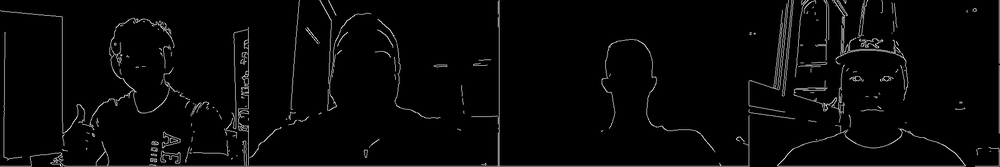
#> input picture Labs/Lab4/Lab4B/canny_high/imagem_grupo.png, 1000 x 167 px, shrunk from 1918 x 320 before the run, found by its file name
$ jupyter execute --allow-errors 'Lab4(A).ipynb'
#> lines starting #> are read from the running program, lines starting #| are printed output that depends on the picture
# Relatório – Filtragem Passa-Baixa em Imagens Digitais

**Autores:**
- Igor Ladeia de Freitas (RA11201922180)
- Gustavo Fernandes do Nascimento (RA11202021700)
- Ryan Lucas da Silva (RA11202522362)
- Eduardo Yukio Makita (RA11202020221)

**Data de realização:** 13/03/2026
**Data de publicação:** 17/03/2026

---

---

## 1. Introdução

A filtragem de imagens é uma técnica fundamental no processamento digital de imagens, sendo amplamente utilizada para redução de ruídos e suavização de detalhes indesejados.

Os filtros passa-baixa têm como principal objetivo suavizar a imagem, reduzindo variações bruscas de intensidade entre pixels vizinhos. Entre os principais métodos estudados neste trabalho estão:

- Filtro de média (blur)
- Filtro Gaussiano
- Filtro de mediana
- Filtro bilateral

Cada um desses filtros possui características próprias, sendo mais ou menos eficaz dependendo do tipo de ruído presente na imagem.

Neste relatório, serão realizados experimentos aplicando esses filtros em imagens com e sem ruído, além da avaliação quantitativa da qualidade das imagens filtradas.

## 2. Procedimentos Experimentais

### 2.1 Aplicação dos filtros passa-baixa

Nesta etapa, foi utilizada uma imagem base do grupo para aplicação de diferentes filtros passa-baixa.

Foram aplicados os seguintes filtros:
- Média (blur)
- Gaussiano (GaussianBlur)
- Mediana (medianBlur)
- Bilateral (bilateralFilter)

Além disso, foram testados diferentes tamanhos de kernel: 3x3, 5x5, 11x11 e 29x29.

O objetivo é analisar como o tamanho do kernel influencia no nível de suavização da imagem. Kernels maiores tendem a gerar maior borramento, porém podem remover mais ruído.

As imagens resultantes são salvas em formato `.jpg` para posterior análise.

[cell 1]
import cv2
import numpy as np
import os

img = cv2.imread('imagem_grupo.png')
#> img is the input picture: shape (167, 1000, 3); min 0, max 227, mean 6.9

kernels = [3, 5, 11, 29]
filtros = ['Blur', 'Gaussian', 'Median', 'Bilateral']

for k in kernels:

    res_blur = cv2.blur(img, (k, k))
    cv2.imwrite(f'resultado_blur_k{k}.jpg', res_blur)

    res_gauss = cv2.GaussianBlur(img, (k, k), 0)
    cv2.imwrite(f'resultado_gauss_k{k}.jpg', res_gauss)

    res_median = cv2.medianBlur(img, k)
    cv2.imwrite(f'resultado_median_k{k}.jpg', res_median)

    res_bilat = cv2.bilateralFilter(img, k, 75, 75)
    cv2.imwrite(f'resultado_bilat_k{k}.jpg', res_bilat)
#> this loop made 4 passes
#> pass 1, `res_blur = cv2.blur(img, (k, k))`:
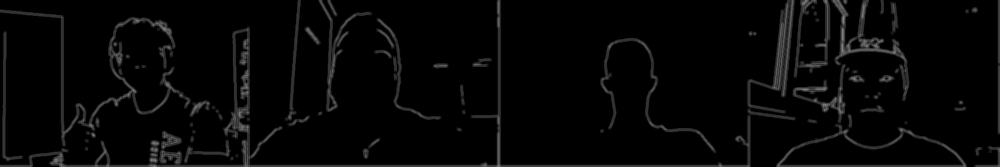
#> res_blur: shape (167, 1000, 3); min 0, max 146, mean 6.7
#> pass 1, `res_median = cv2.medianBlur(img, k)`:
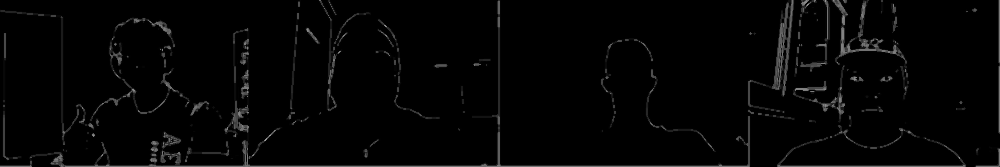
#> res_median: shape (167, 1000, 3); min 0, max 153, mean 4.9

### 2.2 Inserção de ruído nas imagens

Nesta etapa, foram geradas imagens com ruído artificial para simular cenários reais de degradação.

Foram utilizados dois tipos de ruído:

- **Ruído Gaussiano:** caracterizado por variações aleatórias seguindo uma distribuição normal.
- **Ruído Sal e Pimenta:** caracterizado por pixels aleatórios que assumem valores extremos (preto ou branco).

Esses ruídos foram adicionados com intensidade elevada, criando imagens de teste desafiadoras para os filtros.

O objetivo é avaliar a capacidade dos filtros em recuperar a qualidade da imagem original.

[cell 2]
def add_gaussian_noise(image):
    row, col, ch = image.shape
#> row = 167; col = 1000; ch = 3
    mean = 0
    var = 500
    sigma = var**0.5
    gauss = np.random.normal(mean, sigma, (row, col, ch))
    noisy = image + gauss
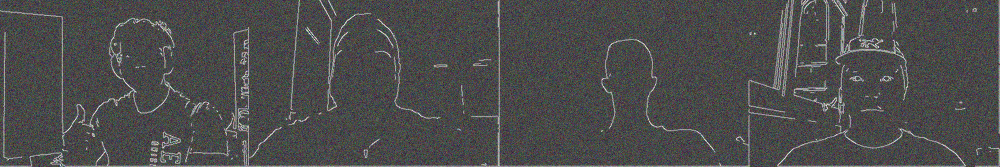
#> noisy: shape (167, 1000, 3) float64; mean B, G, R 7, 7, 6.9; drawn with min black and max white
    return np.clip(noisy, 0, 255).astype(np.uint8)
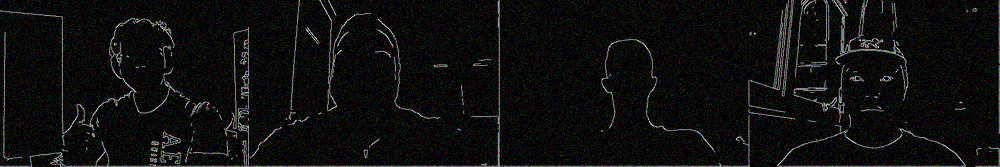
#> returned value: shape (167, 1000, 3); mean of channels 0, 1, 2 14.8, 14.9, 14.8; drawn as B, G, R

def add_salt_pepper_noise(image, amount=0.1): # 10% da imagem com ruído
#> called with amount = 0.1
    out = np.copy(image)
    num_salt = np.ceil(amount * image.size * 0.5)
#> num_salt = 25050
    coords = [np.random.randint(0, i - 1, int(num_salt)) for i in image.shape]
    out[tuple(coords)] = 255
    num_pepper = np.ceil(amount * image.size * 0.5)
#> num_pepper = 25050
    coords = [np.random.randint(0, i - 1, int(num_pepper)) for i in image.shape]
    out[tuple(coords)] = 0
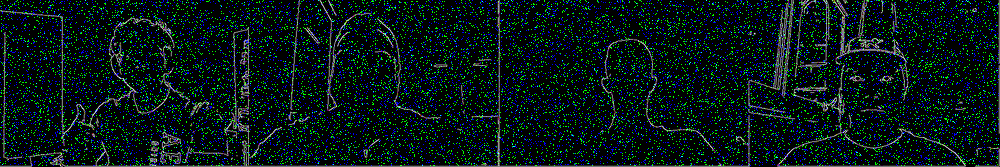
#> out: shape (167, 1000, 3); mean B, G, R 23.3, 23, 6.9
    return out

img_gauss_ruido = add_gaussian_noise(img)
img_sp_ruido = add_salt_pepper_noise(img)

### 2.3 Aplicação dos filtros nas imagens com ruído

Após a geração das imagens com ruído, foram aplicados novamente os filtros passa-baixa utilizando os mesmos tamanhos de kernel.

Essa etapa permite comparar o desempenho dos filtros em cenários degradados e verificar qual técnica é mais eficiente para cada tipo de ruído.

[cell 3]
import pandas as pd
from skimage.metrics import structural_similarity as ssim

dados_metricas = []

ruidos = {
    'Gaussiano': img_gauss_ruido,
    'Sal e Pimenta': img_sp_ruido
}

print("Processando filtragens e métricas... aguarde.")

for nome_ruido, img_ruidosa in ruidos.items():
    for k in kernels:
        filtros_processados = {
            'Media': cv2.blur(img_ruidosa, (k, k)),
            'Gaussiano': cv2.GaussianBlur(img_ruidosa, (k, k), 0),
            'Mediana': cv2.medianBlur(img_ruidosa, k),
            'Bilateral': cv2.bilateralFilter(img_ruidosa, k, 75, 75)
        }

        for nome_filtro, img_filtrada in filtros_processados.items():
            psnr_v = cv2.PSNR(img, img_filtrada)
            ssim_v = ssim(img, img_filtrada, channel_axis=2)

            nome_arquivo = f"filt_{nome_ruido}_{nome_filtro}_k{k}.jpg"
            cv2.imwrite(nome_arquivo, img_filtrada)

            dados_metricas.append([nome_ruido, nome_filtro, k, psnr_v, ssim_v])
#> this loop made 2 passes
#> nome_ruido on passes 1 to 2: 'Gaussiano', 'Sal e Pimenta'
#> after the loop, dados_metricas = 32 items

df_relatorio = pd.DataFrame(dados_metricas, columns=['Tipo Ruído', 'Filtro', 'Kernel', 'PSNR', 'SSIM'])
#> df_relatorio = table of 32 rows and 5 columns
pd.set_option('display.max_rows', None) # Para ver todas as linhas
display(df_relatorio)

### 2.4 Avaliação de qualidade das imagens

Para avaliar a eficácia dos filtros, foram utilizadas métricas objetivas de qualidade de imagem:

- **PSNR (Peak Signal-to-Noise Ratio):**
  Mede a relação entre o sinal original e o ruído. Quanto maior o valor, melhor a qualidade da imagem.

- **SSIM (Structural Similarity Index):**
  Avalia a similaridade estrutural entre duas imagens. Valores próximos de 1 indicam alta similaridade.

Essas métricas permitem comparar quantitativamente o desempenho dos diferentes filtros aplicados nas imagens com ruído.

[cell 4]
from skimage.metrics import structural_similarity as ssim

resultados_metricas = []

for k in kernels:
    filtrada = cv2.medianBlur(img_sp_ruido, k)

    psnr_val = cv2.PSNR(img, filtrada)

    ssim_val = ssim(img, filtrada, channel_axis=2)

    resultados_metricas.append((k, psnr_val, ssim_val))
    print(f"Kernel {k}x{k} -> PSNR: {psnr_val:.2f}, SSIM: {ssim_val:.4f}")
#> this loop made 4 passes
#> (psnr_val, ssim_val) on passes 1 to 4: (23.45, 0.873), (21.38, 0.785), (20.26, 0.754), (19.67, 0.744)
#| Kernel 3x3 -> PSNR: 23.45, SSIM: 0.8727
#| Kernel 5x5 -> PSNR: 21.38, SSIM: 0.7852
#| Kernel 11x11 -> PSNR: 20.26, SSIM: 0.7543
#| Kernel 29x29 -> PSNR: 19.67, SSIM: 0.7445
#> pass 1, `filtrada = cv2.medianBlur(img_sp_ruido, k)`:
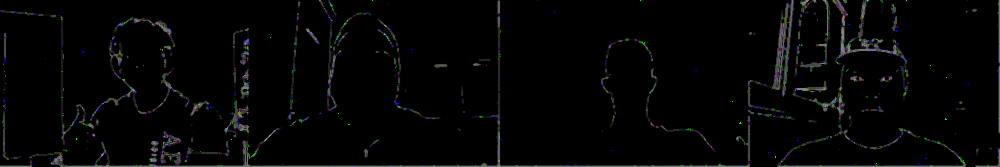
#> filtrada: shape (167, 1000, 3); mean B, G, R 5.2, 5.2, 4.9
#> pass 2, `filtrada = cv2.medianBlur(img_sp_ruido, k)`:
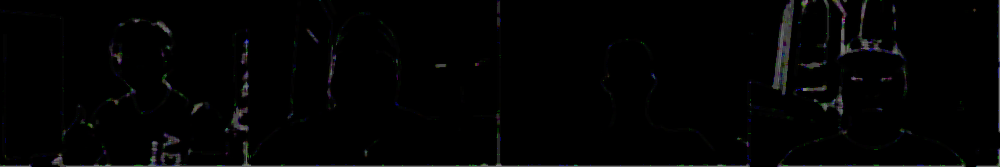
#> filtrada: shape (167, 1000, 3); mean B, G, R 3.3, 3.2, 3.1
#> pass 3, `filtrada = cv2.medianBlur(img_sp_ruido, k)`:
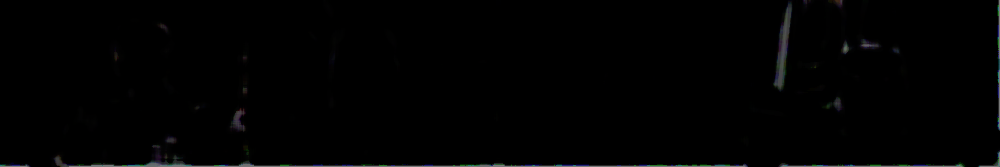
#> filtrada: shape (167, 1000, 3); mean B, G, R 2, 1.9, 1.7
#> after the loop, resultados_metricas = [(3, 23.45, 0.873), (5, 21.38, 0.785), (11, 20.26, 0.754), (29, 19.67, 0.744)]
